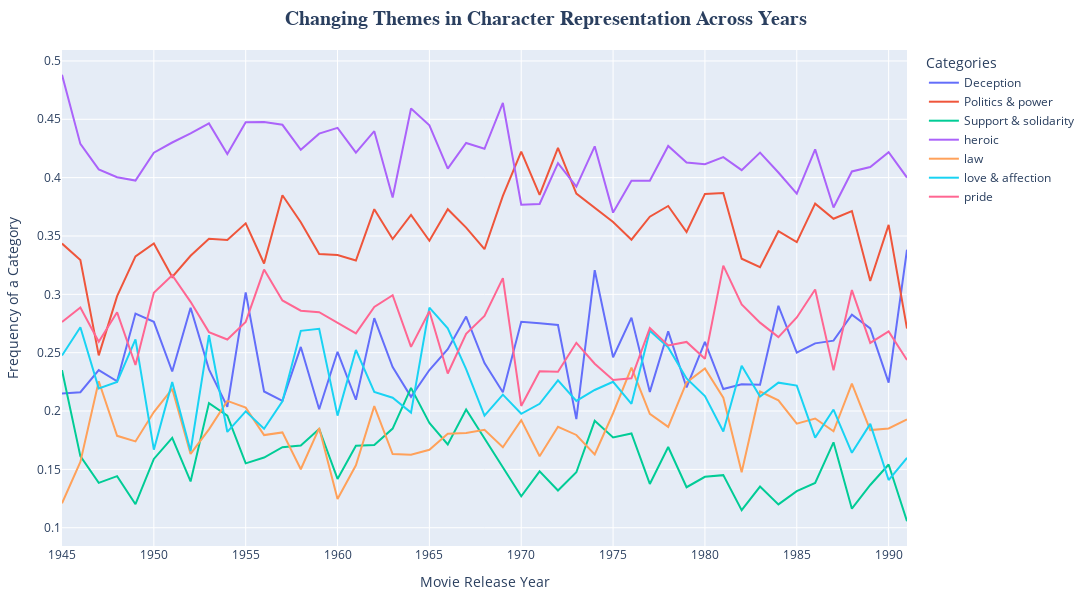

The code cell stored with this chart in its notebook:
### Code cell
fig = go.Figure()

# set topic color palette
unique_topics = melted_empath_df['topic'].unique()
color_palette = px.colors.qualitative.Plotly
topic_colors = {topic: color_palette[i] for i, topic in enumerate(unique_topics)}

# Map colors directly in the DataFrame
melted_empath_df['color'] = melted_empath_df['topic'].map(topic_colors)

fig = px.line(
    melted_empath_df,
    x='year',
    y='proportion_sqrt',
    color='topic',
    title='Evolution of Grouped Empath Topics Across Years',
    color_discrete_map=topic_colors
)

fig.update_layout(
    width = 1100,
    height = 600,
    xaxis_title="Movie Release Year",
    yaxis_title="Frequency of a Category",
    legend_title="Categories",
    title={
        "text": "Changing Themes in Character Representation Across Years",
        "x": 0.5,
        "xanchor": "center",
        "font": {"size": 20, "family": "Arial", "weight": "bold"}
    },
    margin=dict(l=50, r=50, t=50, b=50),  # Adjust margins
    #yaxis=dict(type='log')
)

fig.show()

### Figure 1 — Plotly figure (JSON) as saved in the notebook; plotly's stock layout.template omitted (floating-point values rounded to 4 significant figures)
{"data": [{"hovertemplate": "topic=Deception<br>year=%{x}<br>proportion_sqrt=%{y}<extra></extra>", "legendgroup": "Deception", "line": {"color": "#636EFA", "dash": "solid"}, "marker": {"symbol": "circle"}, "mode": "lines", "name": "Deception", "orientation": "v", "showlegend": true, "type": "scatter", "x": [1945, 1946, 1947, 1948, 1949, 1950, 1951, 1952, 1953, 1954, 1955, 1956, 1957, 1958, 1959, 1960, 1961, 1962, 1963, 1964, 1965, 1966, 1967, 1968, 1969, 1970, 1971, 1972, 1973, 1974, 1975, 1976, 1977, 1978, 1979, 1980, 1981, 1982, 1983, 1984, 1985, 1986, 1987, 1988, 1989, 1990, 1991], "xaxis": "x", "y": [0.2149, 0.2161, 0.2351, 0.2255, 0.2835, 0.2764, 0.2339, 0.2885, 0.2357, 0.2037, 0.3017, 0.2167, 0.2087, 0.2549, 0.2015, 0.2507, 0.2097, 0.2796, 0.2377, 0.2121, 0.2351, 0.253, 0.281, 0.2411, 0.2161, 0.2765, 0.2753, 0.2738, 0.1931, 0.3206, 0.2461, 0.28, 0.2164, 0.2683, 0.2202, 0.2593, 0.2188, 0.2229, 0.2225, 0.2901, 0.25, 0.258, 0.2603, 0.2826, 0.2707, 0.2243, 0.3382], "yaxis": "y"}, {"hovertemplate": "topic=Politics & power<br>year=%{x}<br>proportion_sqrt=%{y}<extra></extra>", "legendgroup": "Politics & power", "line": {"color": "#EF553B", "dash": "solid"}, "marker": {"symbol": "circle"}, "mode": "lines", "name": "Politics & power", "orientation": "v", "showlegend": true, "type": "scatter", "x": [1945, 1946, 1947, 1948, 1949, 1950, 1951, 1952, 1953, 1954, 1955, 1956, 1957, 1958, 1959, 1960, 1961, 1962, 1963, 1964, 1965, 1966, 1967, 1968, 1969, 1970, 1971, 1972, 1973, 1974, 1975, 1976, 1977, 1978, 1979, 1980, 1981, 1982, 1983, 1984, 1985, 1986, 1987, 1988, 1989, 1990, 1991], "xaxis": "x", "y": [0.3435, 0.3294, 0.2477, 0.2985, 0.3325, 0.3436, 0.3148, 0.333, 0.3477, 0.3465, 0.3608, 0.3264, 0.385, 0.3618, 0.3345, 0.3336, 0.329, 0.3729, 0.3474, 0.3681, 0.3459, 0.373, 0.3571, 0.3387, 0.3844, 0.4223, 0.3852, 0.4255, 0.3864, 0.3742, 0.362, 0.3469, 0.3665, 0.3757, 0.3534, 0.386, 0.3869, 0.3305, 0.3232, 0.3541, 0.3447, 0.3777, 0.3648, 0.3714, 0.3114, 0.3595, 0.2706], "yaxis": "y"}, {"hovertemplate": "topic=Support & solidarity<br>year=%{x}<br>proportion_sqrt=%{y}<extra></extra>", "legendgroup": "Support & solidarity", "line": {"color": "#00CC96", "dash": "solid"}, "marker": {"symbol": "circle"}, "mode": "lines", "name": "Support & solidarity", "orientation": "v", "showlegend": true, "type": "scatter", "x": [1945, 1946, 1947, 1948, 1949, 1950, 1951, 1952, 1953, 1954, 1955, 1956, 1957, 1958, 1959, 1960, 1961, 1962, 1963, 1964, 1965, 1966, 1967, 1968, 1969, 1970, 1971, 1972, 1973, 1974, 1975, 1976, 1977, 1978, 1979, 1980, 1981, 1982, 1983, 1984, 1985, 1986, 1987, 1988, 1989, 1990, 1991], "xaxis": "x", "y": [0.2351, 0.1613, 0.1384, 0.1442, 0.1202, 0.159, 0.177, 0.1396, 0.2068, 0.196, 0.1552, 0.1601, 0.169, 0.1705, 0.1847, 0.1418, 0.1702, 0.1709, 0.185, 0.2199, 0.1898, 0.1714, 0.2013, 0.1767, 0.1523, 0.1269, 0.1483, 0.1319, 0.1476, 0.1916, 0.1774, 0.1808, 0.1375, 0.1692, 0.1347, 0.1436, 0.1451, 0.115, 0.1353, 0.12, 0.1313, 0.1384, 0.1732, 0.1163, 0.1366, 0.1542, 0.1056], "yaxis": "y"}, {"hovertemplate": "topic=heroic<br>year=%{x}<br>proportion_sqrt=%{y}<extra></extra>", "legendgroup": "heroic", "line": {"color": "#AB63FA", "dash": "solid"}, "marker": {"symbol": "circle"}, "mode": "lines", "name": "heroic", "orientation": "v", "showlegend": true, "type": "scatter", "x": [1945, 1946, 1947, 1948, 1949, 1950, 1951, 1952, 1953, 1954, 1955, 1956, 1957, 1958, 1959, 1960, 1961, 1962, 1963, 1964, 1965, 1966, 1967, 1968, 1969, 1970, 1971, 1972, 1973, 1974, 1975, 1976, 1977, 1978, 1979, 1980, 1981, 1982, 1983, 1984, 1985, 1986, 1987, 1988, 1989, 1990, 1991], "xaxis": "x", "y": [0.4881, 0.4289, 0.4071, 0.4004, 0.3975, 0.4214, 0.4301, 0.4378, 0.4465, 0.4202, 0.4474, 0.4476, 0.4453, 0.4238, 0.4377, 0.4427, 0.4215, 0.4398, 0.383, 0.4592, 0.4449, 0.4077, 0.4297, 0.4247, 0.464, 0.3768, 0.3775, 0.4124, 0.3923, 0.4268, 0.37, 0.3974, 0.3974, 0.4271, 0.413, 0.4115, 0.4176, 0.4064, 0.4214, 0.4044, 0.3862, 0.4242, 0.3744, 0.4053, 0.409, 0.4217, 0.4001], "yaxis": "y"}, {"hovertemplate": "topic=law<br>year=%{x}<br>proportion_sqrt=%{y}<extra></extra>", "legendgroup": "law", "line": {"color": "#FFA15A", "dash": "solid"}, "marker": {"symbol": "circle"}, "mode": "lines", "name": "law", "orientation": "v", "showlegend": true, "type": "scatter", "x": [1945, 1946, 1947, 1948, 1949, 1950, 1951, 1952, 1953, 1954, 1955, 1956, 1957, 1958, 1959, 1960, 1961, 1962, 1963, 1964, 1965, 1966, 1967, 1968, 1969, 1970, 1971, 1972, 1973, 1974, 1975, 1976, 1977, 1978, 1979, 1980, 1981, 1982, 1983, 1984, 1985, 1986, 1987, 1988, 1989, 1990, 1991], "xaxis": "x", "y": [0.1209, 0.1564, 0.2256, 0.1788, 0.1739, 0.1991, 0.219, 0.1632, 0.1843, 0.2086, 0.2029, 0.1794, 0.1817, 0.1501, 0.1854, 0.1246, 0.1535, 0.2042, 0.1632, 0.1626, 0.1668, 0.1806, 0.1811, 0.1839, 0.1689, 0.1922, 0.1612, 0.1865, 0.1795, 0.1628, 0.1981, 0.2371, 0.1976, 0.1864, 0.2245, 0.2366, 0.2114, 0.1475, 0.2167, 0.2092, 0.1892, 0.1936, 0.1826, 0.2234, 0.1836, 0.1851, 0.1928], "yaxis": "y"}, {"hovertemplate": "topic=love & affection<br>year=%{x}<br>proportion_sqrt=%{y}<extra></extra>", "legendgroup": "love & affection", "line": {"color": "#19D3F3", "dash": "solid"}, "marker": {"symbol": "circle"}, "mode": "lines", "name": "love & affection", "orientation": "v", "showlegend": true, "type": "scatter", "x": [1945, 1946, 1947, 1948, 1949, 1950, 1951, 1952, 1953, 1954, 1955, 1956, 1957, 1958, 1959, 1960, 1961, 1962, 1963, 1964, 1965, 1966, 1967, 1968, 1969, 1970, 1971, 1972, 1973, 1974, 1975, 1976, 1977, 1978, 1979, 1980, 1981, 1982, 1983, 1984, 1985, 1986, 1987, 1988, 1989, 1990, 1991], "xaxis": "x", "y": [0.2476, 0.2718, 0.2194, 0.225, 0.2614, 0.1669, 0.2248, 0.1658, 0.265, 0.1821, 0.1997, 0.1848, 0.2083, 0.2687, 0.2705, 0.196, 0.2524, 0.2163, 0.2114, 0.1986, 0.2886, 0.2709, 0.2359, 0.1961, 0.214, 0.1977, 0.2062, 0.2263, 0.2086, 0.218, 0.225, 0.2062, 0.2689, 0.2545, 0.228, 0.2128, 0.1825, 0.2388, 0.2125, 0.2243, 0.2218, 0.1772, 0.2013, 0.1642, 0.189, 0.1408, 0.1599], "yaxis": "y"}, {"hovertemplate": "topic=pride<br>year=%{x}<br>proportion_sqrt=%{y}<extra></extra>", "legendgroup": "pride", "line": {"color": "#FF6692", "dash": "solid"}, "marker": {"symbol": "circle"}, "mode": "lines", "name": "pride", "orientation": "v", "showlegend": true, "type": "scatter", "x": [1945, 1946, 1947, 1948, 1949, 1950, 1951, 1952, 1953, 1954, 1955, 1956, 1957, 1958, 1959, 1960, 1961, 1962, 1963, 1964, 1965, 1966, 1967, 1968, 1969, 1970, 1971, 1972, 1973, 1974, 1975, 1976, 1977, 1978, 1979, 1980, 1981, 1982, 1983, 1984, 1985, 1986, 1987, 1988, 1989, 1990, 1991], "xaxis": "x", "y": [0.2763, 0.2887, 0.2593, 0.2846, 0.2394, 0.3012, 0.3164, 0.2936, 0.2676, 0.2613, 0.2764, 0.3212, 0.2948, 0.286, 0.2846, 0.276, 0.2666, 0.2891, 0.2993, 0.255, 0.2855, 0.2321, 0.2662, 0.2814, 0.3139, 0.2044, 0.2341, 0.2336, 0.2584, 0.2405, 0.2266, 0.2281, 0.2711, 0.2561, 0.2592, 0.2448, 0.3246, 0.2914, 0.2757, 0.2634, 0.2801, 0.3041, 0.2348, 0.3037, 0.2584, 0.2682, 0.2437], "yaxis": "y"}], "layout": {"height": 600, "legend": {"title": {"text": "Categories"}, "tracegroupgap": 0}, "margin": {"b": 50, "l": 50, "r": 50, "t": 50}, "title": {"font": {"family": "Arial", "size": 20, "weight": "bold"}, "text": "Changing Themes in Character Representation Across Years", "x": 0.5, "xanchor": "center"}, "width": 1100, "xaxis": {"anchor": "y", "domain": [0, 1], "title": {"text": "Movie Release Year"}}, "yaxis": {"anchor": "x", "domain": [0, 1], "title": {"text": "Frequency of a Category"}}}}
